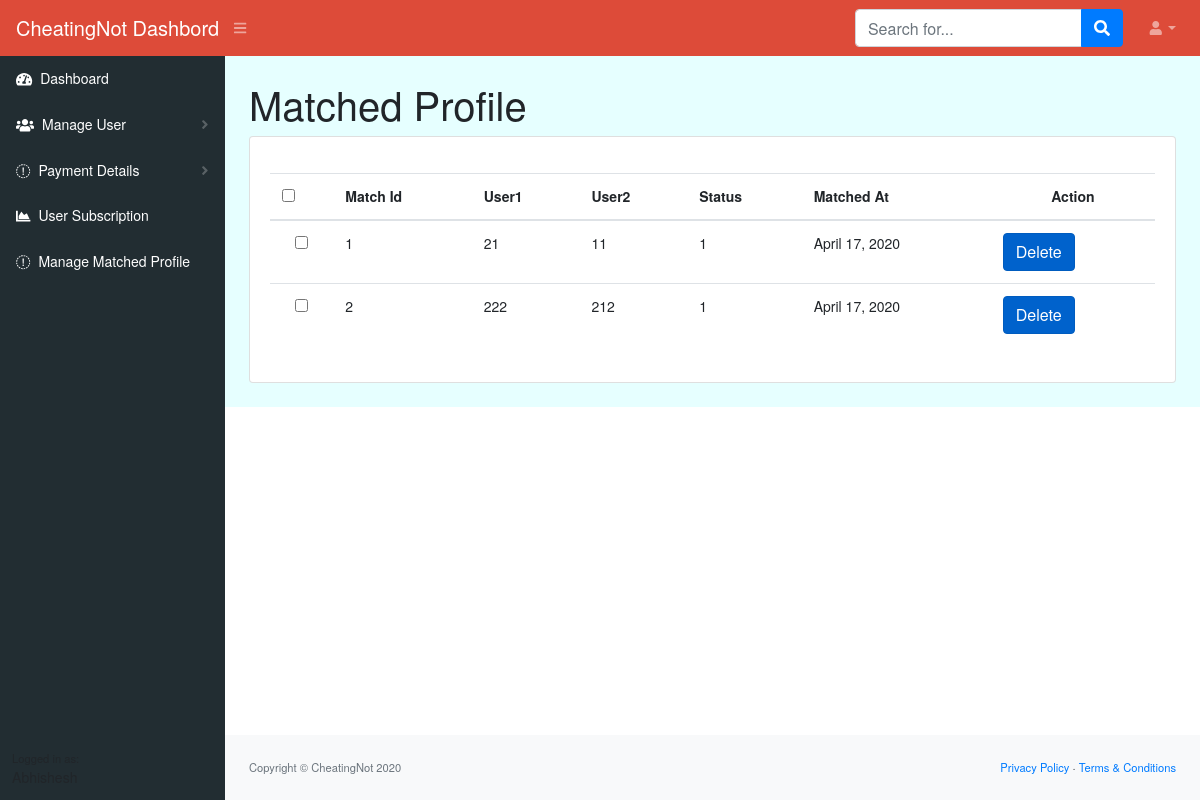
The page /matchedprofiles/ on the database its author committed.
### cheatingdash/models.py (models this page shows, shortened)
class Matchprofile(models.Model):
    INACTIVE = 0
    ACTIVE = 1
    STATUS = (
        (INACTIVE, _('Inactive')),
        (ACTIVE, _('Active')),
    )
    matchid=models.IntegerField()
    user1id=models.IntegerField()
    user2id=models.IntegerField()
    status  = models.IntegerField(default=0, choices=STATUS)
    matched_at=models.DateTimeField(auto_now_add=True)
    class Meta:
        app_label = 'cheatingdash'

### cheatingdash/views.py (the view)
# urls.py: path('matchedprofiles/',views.matchedprofiles,name='matchedprofiles'),
def matchedprofiles(request):
    matchpro=Matchprofile.objects.all()
    return render(request, 'matched.html', {'users':matchpro})

### templates/matched.html (shortened to what this page needs)
{% load static %}
<!DOCTYPE html>
<html lang="en">
    <head>
        <link rel="stylesheet" href="{% static 'css/main.css' %}">
        <link href="https://cdn.datatables.net/1.10.20/css/dataTables.bootstrap4.min.css" rel="stylesheet" />
    </head>
    <body class="sb-nav-fixed">
        <nav class="sb-topnav navbar navbar-expand navbar-dark bg-dark">
            <a class="navbar-brand" href="#">CheatingNot Dashbord</a><button class="btn btn-link btn-sm order-1 order-lg-0" id="sidebarToggle" href="#"><i class="fas fa-bars"></i></button
            >
            <form class="d-none d-md-inline-block form-inline ml-auto mr-0 mr-md-3 my-2 my-md-0">
                <div class="input-group">
                    <input class="form-control" type="text" placeholder="Search for..." aria-label="Search" aria-describedby="basic-addon2" />
                    <div class="input-group-append">
                        <button class="btn btn-primary" type="button"><i class="fas fa-search"></i></button>
                    </div>
                </div>
            </form>
            <ul class="navbar-nav ml-auto ml-md-0">
                <li class="nav-item dropdown">
                    <a class="nav-link dropdown-toggle" id="userDropdown" href="#" role="button" data-toggle="dropdown" aria-haspopup="true" aria-expanded="false"><i class="fas fa-user fa-fw"></i></a>
                </li>
            </ul>
        </nav>
        <div id="layoutSidenav">
            <div id="layoutSidenav_nav">
               <nav class="sb-sidenav accordion sb-sidenav-dark" id="sidenavAccordion">
                    <div class="sb-sidenav-menu">
                        <div class="nav">
                            <a class="nav-link" href="/"
                                ><div class="sb-nav-link-icon"><i class="fas fa-tachometer-alt"></i></div>
                                Dashboard</a
                            >
                            <a class="nav-link collapsed" href="#" data-toggle="collapse" data-target="#collapseLayouts" aria-expanded="false" aria-controls="collapseLayouts"
                                ><div class="sb-nav-link-icon"><i class="fas fa-users"></i></div>
                                 Manage User
                                <div class="sb-sidenav-collapse-arrow"><i class="fas fa-angle-down"></i></div
                            ></a>
                            <a class="nav-link collapsed" href="#" data-toggle="collapse" data-target="#collapseLayouts" aria-expanded="false" aria-controls="collapseLayouts"
                                ><div class="sb-nav-link-icon"><i class="fas fa-inr"></i></div>
                                Payment Details
                                <div class="sb-sidenav-collapse-arrow"><i class="fas fa-angle-down"></i></div
                            ></a>
                            <a class="nav-link" href="/userSubscription"
                                ><div class="sb-nav-link-icon"><i class="fas fa-chart-area"></i></div>
                                User Subscription</a
                            >
                             <a class="nav-link" href="/matchedprofiles"
                                ><div class="sb-nav-link-icon"><i class="fa fa-hand-peace-o"></i></div>
                                Manage Matched Profile</a
                            >
                        </div>
                    </div>
                    <div class="sb-sidenav-footer">
                        <div class="small">Logged in as:</div>
                    </div>
                </nav>
            </div>
            <div id="layoutSidenav_content">
                <main style="background-color: #e6ffff;">
                    <div class="container-fluid">
                        <h1 class="mt-4">Matched Profile</h1>
                        <div class="card mb-4">
                            <div class="card-body">
                                <div class="table-responsive">
                                 <table class="table">
    <thead>
        <tr>
            <th><input type="checkbox" id="selectall"/></th>
            <th>Match Id</th>
            <th>User1</th>
            <th>User2</th>
            <th>Status</th>
            <th>Matched At</th>
            <th colspan="3" class="text-center">Action</th>
        </tr>
    </thead>
    <tbody>
        {% for user in users %}
       <tr>
        <td align="center"><input type="checkbox" class="case" name="case" value="{{user.id}}"/></td>
        <td>{{user.matchid}}</td>
        <td>{{user.user1id}}</td>
        <td>{{user.user2id}}</td>
        <td>{{user.status}}</td>
        <td>{{user.matched_at|date}}</td>
    <td><a href="/Matchprofiles/{{user.id}}"class="btn btn-primary active" onclick="myFunction()">Delete</a></td>
       </tr>
       {% endfor %}
    </tbody>
</table>
                     </div>
                            </div>
                        </div>
                    </div>
                </main>
                <footer class="py-4 bg-light mt-auto">
                    <div class="container-fluid">
                        <div class="d-flex align-items-center justify-content-between small">
                            <div class="text-muted">Copyright &copy; CheatingNot 2020</div>
                            <div>
                                <a href="#">Privacy Policy</a>
                                &middot;
                                <a href="#">Terms &amp; Conditions</a>
                            </div>
                        </div>
                    </div>
                </footer>
            </div>
        </div>
    </body>
</html>

### rows shown on the page
Matchprofile: matchid "1", user1id "21", user2id "11", status "1", matched_at "April 17, 2020"
Matchprofile: matchid "2", user1id "222", user2id "212", status "1", matched_at "April 17, 2020"
